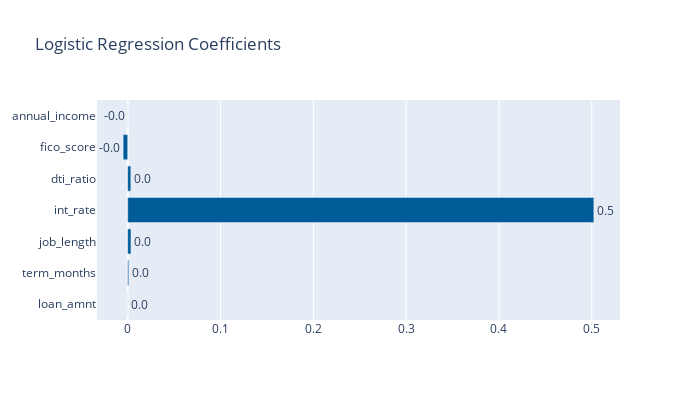

Here is the notebook cell this chart was saved with:
### Code cell
# Refit selected model
model4 = LogisticRegression(**model_dict["logistic"].best_params_)
model4.fit(X_3, y_3)

# Display Model Coefficients
fig = go.Figure([
    go.Bar(y=X_train.columns, x=model4.coef_[0], text=np.round(model4.coef_[0], 2), orientation='h')
    ])

fig.update_traces(textposition='outside', marker_color='rgb(0, 92, 153)')
fig.update_layout(title='Logistic Regression Coefficients',
                  dragmode='select',
                  width=700,
                  height=400,
                  hovermode='closest')
fig.show()

### Figure 1 — Plotly figure (JSON) as saved in the notebook; plotly's stock layout.template omitted (floating-point values rounded to 4 significant figures)
{"data": [{"marker": {"color": "rgb(0, 92, 153)"}, "orientation": "h", "text": ["0.0", "0.0", "0.0", "0.5", "0.0", "-0.0", "-0.0"], "textposition": "outside", "type": "bar", "x": [4.076e-06, 0.001171, 0.003528, 0.5022, 0.003378, -0.004875, -6.965e-06], "y": ["loan_amnt", "term_months", "job_length", "int_rate", "dti_ratio", "fico_score", "annual_income"]}], "layout": {"dragmode": "select", "height": 400, "hovermode": "closest", "title": {"text": "Logistic Regression Coefficients"}, "width": 700}}
